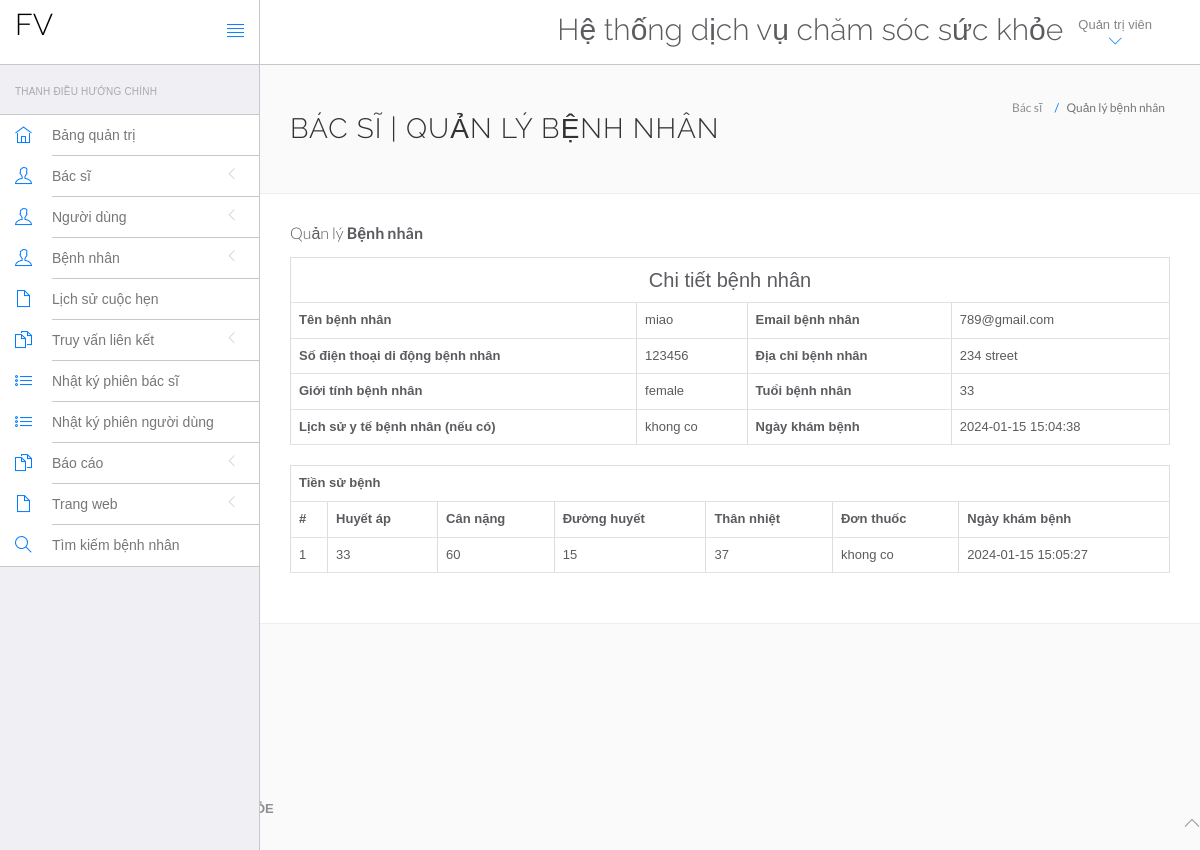
The page /HeThongQuanLyBenhVien/health_care/admin/view-patient.php?viewid=2 (signed in) on the database its author committed.
### tables this page shows
CREATE TABLE `tblpatient` (
  `ID` int(10) NOT NULL,
  `Docid` int(10) DEFAULT NULL,
  `PatientName` varchar(200) DEFAULT NULL,
  `PatientContno` bigint(10) DEFAULT NULL,
  `PatientEmail` varchar(200) DEFAULT NULL,
  `PatientGender` varchar(50) DEFAULT NULL,
  `PatientAdd` mediumtext DEFAULT NULL,
  `PatientAge` int(10) DEFAULT NULL,
  `PatientMedhis` mediumtext DEFAULT NULL,
  `CreationDate` timestamp NULL DEFAULT current_timestamp(),
  `UpdationDate` timestamp NULL DEFAULT NULL ON UPDATE current_timestamp()
);

CREATE TABLE `tblmedicalhistory` (
  `ID` int(10) NOT NULL,
  `PatientID` int(10) DEFAULT NULL,
  `BloodPressure` varchar(200) DEFAULT NULL,
  `BloodSugar` varchar(200) NOT NULL,
  `Weight` varchar(100) DEFAULT NULL,
  `Temperature` varchar(200) DEFAULT NULL,
  `MedicalPres` mediumtext DEFAULT NULL,
  `CreationDate` timestamp NOT NULL DEFAULT current_timestamp() ON UPDATE current_timestamp()
);

### HeThongQuanLyBenhVien/health_care/admin/view-patient.php (the view, shortened to what this page needs)
<?php
include('include/connect.php');
if(strlen($_SESSION['id']==0)) {
 header('location:logout.php');
  } else{
?>
<!DOCTYPE html>
<html lang="en">
	<head>
		<link rel="stylesheet" href="vendor/bootstrap/css/bootstrap.min.css">
		<link rel="stylesheet" href="vendor/fontawesome/css/font-awesome.min.css">
		<link rel="stylesheet" href="vendor/themify-icons/themify-icons.min.css">
		<link href="vendor/animate.css/animate.min.css" rel="stylesheet" media="screen">
		<link href="vendor/perfect-scrollbar/perfect-scrollbar.min.css" rel="stylesheet" media="screen">
		<link href="vendor/switchery/switchery.min.css" rel="stylesheet" media="screen">
		<link href="vendor/bootstrap-touchspin/jquery.bootstrap-touchspin.min.css" rel="stylesheet" media="screen">
		<link href="vendor/select2/select2.min.css" rel="stylesheet" media="screen">
		<link href="vendor/bootstrap-datepicker/bootstrap-datepicker3.standalone.min.css" rel="stylesheet" media="screen">
		<link href="vendor/bootstrap-timepicker/bootstrap-timepicker.min.css" rel="stylesheet" media="screen">
		<link rel="stylesheet" href="assets/css/styles.css">
		<link rel="stylesheet" href="assets/css/plugins.css">
		<link rel="stylesheet" href="assets/css/themes/theme-1.css" id="skin_color" />
	</head>
	<body>
		<div id="app">
<?php include('include/sidebar.php');?>
<div class="app-content">
<?php include('include/header.php');?>
<div class="main-content" >
<div class="wrap-content container" id="container">
<section id="page-title">
<div class="row">
<div class="col-sm-8">
<h1 class="mainTitle">Bác sĩ | Quản lý bệnh nhân</h1>
</div>
<ol class="breadcrumb">
<li>
<span>Bác sĩ</span>
</li>
<li class="active">
<span>Quản lý bệnh nhân</span>
</li>
</ol>
</div>
</section>
<div class="container-fluid container-fullw bg-white">
<div class="row">
<div class="col-md-12">
<h5 class="over-title margin-bottom-15">Quản lý <span class="text-bold">Bệnh nhân</span></h5>
<?php
                               $vid=$_GET['viewid'];
                               $ret=mysqli_query($con,"select * from tblpatient where ID='$vid'");
$cnt=1;
while ($row=mysqli_fetch_array($ret)) {
                               ?>
<table border="1" class="table table-bordered">
 <tr align="center">
<td colspan="4" style="font-size:20px;color:blue">
Chi tiết bệnh nhân</td></tr>
    <tr>
    <th scope>Tên bệnh nhân</th>
    <td><?php  echo $row['PatientName'];?></td>
    <th scope>Email bệnh nhân</th>
    <td><?php  echo $row['PatientEmail'];?></td>
  </tr>
  <tr>
    <th scope>Số điện thoại di động bệnh nhân</th>
    <td><?php  echo $row['PatientContno'];?></td>
    <th>Địa chỉ bệnh nhân</th>
    <td><?php  echo $row['PatientAdd'];?></td>
  </tr>
    <tr>
    <th>Giới tính bệnh nhân</th>
    <td><?php  echo $row['PatientGender'];?></td>
    <th>Tuổi bệnh nhân</th>
    <td><?php  echo $row['PatientAge'];?></td>
  </tr>
  <tr>
    <th>Lịch sử y tế bệnh nhân (nếu có)</th>
    <td><?php  echo $row['PatientMedhis'];?></td>
     <th>Ngày khám bệnh </th>
    <td><?php  echo $row['CreationDate'];?></td>
  </tr>
<?php }?>
</table>
<?php
$ret=mysqli_query($con,"select * from tblmedicalhistory  where PatientID='$vid'");
 ?>
<table id="datatable" class="table table-bordered dt-responsive nowrap" style="border-collapse: collapse; border-spacing: 0; width: 100%;">
  <tr align="center">
   <th colspan="8" >Tiền sử bệnh</th>
  </tr>
  <tr>
    <th>#</th>
<th>Huyết áp</th>
<th>Cân nặng</th>
<th>Đường huyết</th>
<th>Thân nhiệt</th>
<th>Đơn thuốc</th>
<th>Ngày khám bệnh</th>
</tr>
<?php
while ($row=mysqli_fetch_array($ret)) {
  ?>
<tr>
  <td><?php echo $cnt;?></td>
 <td><?php  echo $row['BloodPressure'];?></td>
 <td><?php  echo $row['Weight'];?></td>
 <td><?php  echo $row['BloodSugar'];?></td>
  <td><?php  echo $row['Temperature'];?></td>
  <td><?php  echo $row['MedicalPres'];?></td>
  <td><?php  echo $row['CreationDate'];?></td>
</tr>
<?php $cnt=$cnt+1;} ?>
</table>
</div>
</div>
</div>
</div>
</div>
</div>
</div>
	<?php include('include/footer.php');?>
	</body>
</html>
<?php } ?>

### HeThongQuanLyBenhVien/health_care/admin/assets/css/themes/theme-1.css (style rules this page uses)
body { background: #FAFAFA; }

### rows shown on the page
tblpatient: PatientName "miao", PatientEmail "789@gmail.com", PatientContno "123456", PatientAdd "234 street", PatientGender "female", PatientAge "33", PatientMedhis "khong co", CreationDate "2024-01-15 15:04:38"
tblmedicalhistory: BloodPressure "33", Weight "60", BloodSugar "15", Temperature "37", MedicalPres "khong co", CreationDate "2024-01-15 15:05:27"
